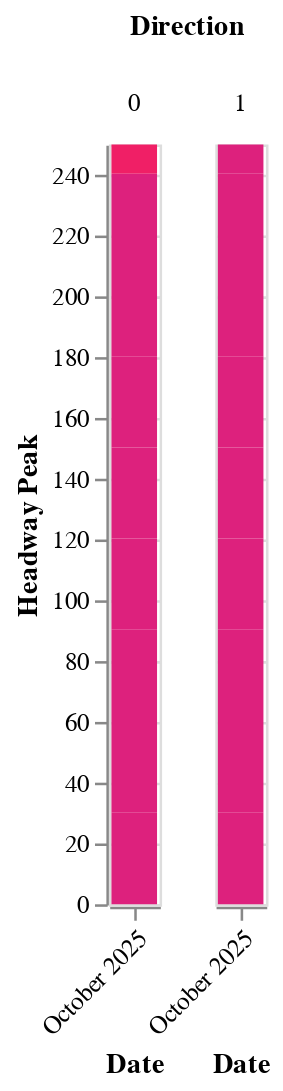

Notebook cell for this chart:
### Markdown cell above
#### Faceting chart causes the route dropdown to not work, no matter which dataframe I use.

### Code cell
frequency_graph2.encode(
    y=alt.Y("Headway Peak", scale=alt.Scale(domain=[0, 250], clamp=True))
).facet(
    column=alt.Column(
        "Direction:N",
    )
)

### Figure 1 — Vega-Lite specification as saved in the notebook (floating-point values rounded to 4 significant figures; data arrays with more than 128 entries replaced by an {"elided": "..."} marker saying what was removed)
{"config": {"view": {"continuousWidth": 300, "continuousHeight": 300}}, "data": {"name": "data-586ecdd0e33e2eded27e7df88e5a636a"}, "facet": {"column": {"field": "Direction", "type": "nominal"}}, "spec": {"layer": [{"mark": {"type": "bar"}, "encoding": {"color": {"field": "Headway Peak", "legend": null, "scale": {"range": ["#ccbb44", "#e9d868", "#fcb40e", "#ff9c42", "#fc5c04", "#dd217d", "#dd217d", "#dd217d"]}, "title": "Headway Peak", "type": "quantitative"}, "tooltip": [{"field": "Route", "type": "nominal"}, {"field": "Direction", "type": "quantitative"}, {"field": "Headway Peak", "type": "quantitative"}], "x": {"axis": {"format": "", "labelAngle": -45}, "field": "Date", "title": "Date", "type": "nominal"}, "y": {"field": "Headway Peak", "title": "Headway Peak", "type": "quantitative"}}}], "encoding": {"y": {"field": "Headway Peak", "scale": {"clamp": true, "domain": [0, 250]}, "type": "quantitative"}}}, "$schema": "https://vega.github.io/schema/vega-lite/v5.20.1.json", "datasets": {"data-586ecdd0e33e2eded27e7df88e5a636a": {"elided": "349 records"}}}
